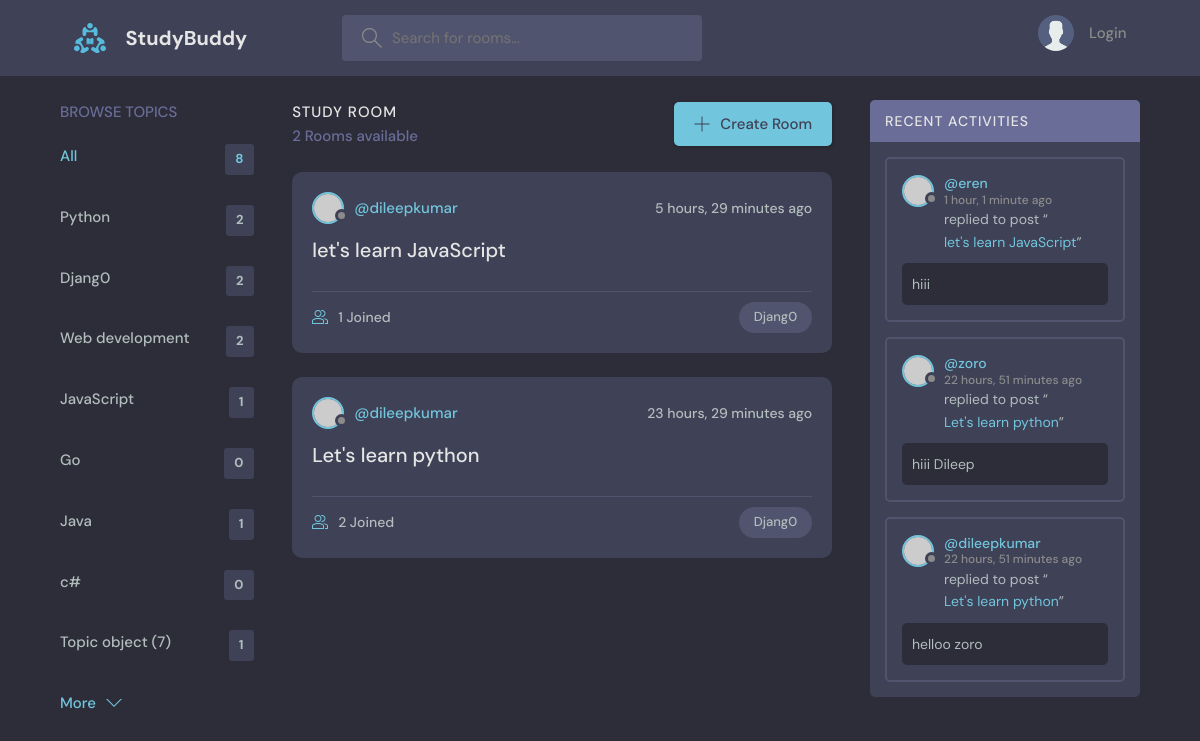
Page /?q=Djang0 on the committed database.
### base/models.py (models this page shows, shortened)
class Topic(models.Model):
    name=models.CharField(max_length=200)

class Room(models.Model):
    host=models.ForeignKey(User, on_delete=models.SET_NULL, null=True)
    topic=models.ForeignKey(Topic, on_delete=models.SET_NULL, null=True)
    name=models.CharField(max_length=200)
    description=models.TextField(null=True, blank=True)
    participants=models.ManyToManyField(User, related_name='participants' , blank=True)
    updated= models.DateTimeField(auto_now=True)
    created= models.DateTimeField(auto_now_add=True)
    class Meta:
        ordering= ['-updated','created']
    def __str__(self):
        return self.name

class Message(models.Model):
    user= models.ForeignKey(User, on_delete=models.CASCADE)
    Room=models.ForeignKey(Room, on_delete=models.CASCADE)
    body=models.TextField()
    updated= models.DateTimeField(auto_now=True)
    created= models.DateTimeField(auto_now_add=True)
    class Meta:
        ordering= ['-updated','created']

### base/views.py (the view)
# urls.py: path('', views.home ,name="base-home"),
def home(request):
    q=request.GET.get('q') if request.GET.get('q') !=None else  ''
    rooms=Room.objects.filter(
        Q(topic__name__icontains=q) |
        Q(name__contains=q)|
        Q(description__icontains=q)
        )
    topics=Topic.objects.all()
    rooms_count=rooms.count()
    room_messages=Message.objects.filter(Q(Room__topic__name__icontains=q))
    context={'rooms':rooms,'topics':topics,'rooms_count':rooms_count,'room_messages':room_messages}
    return render(request, 'base/home.html', context)

### base/templates/base/home.html (shortened to what this page needs)
{% extends 'main.html' %}
{% block content%}
    <main class="layout layout--3">
      <div class="container">
        {% include 'base/topics_component.html' %}
        <div class="roomList">
          <div class="roomList__header">
            <div>
              <h2>Study Room</h2>
              <p>{{rooms_count}} Rooms available</p>
            </div>
            <a class="btn btn--main" href="{% url 'create-room' %}">
              <svg version="1.1" xmlns="http://www.w3.org/2000/svg" width="32" height="32" viewBox="0 0 32 32">
                <title>add</title>
                <path
                  d="M16.943 0.943h-1.885v14.115h-14.115v1.885h14.115v14.115h1.885v-14.115h14.115v-1.885h-14.115v-14.115z"
                ></path>
              </svg>
              Create Room
            </a>
          </div>
          {%include 'base/feed_component.html' %}
        </div>
         {% include 'base/activity_component.html' %}
      </div>
    </main>
{%endblock %}

### base/templates/base/topics_component.html
<div class="topics">
    <div class="topics__header">
      <h2>Browse Topics</h2>
    </div>
    <ul class="topics__list">
      <li>
        <a href="{% url  'base-home' %}" class="active">All <span>{{topics.count}}</span></a>
      </li>
      {% for topic in topics %}
      <li>
        <a href="{% url 'base-home' %}?q={{topic.name}}">{{topic.name}}<span>{{topic.room_set.all.count}}</span></a>
      </li>
      {% endfor %}
    </ul>
    <a class="btn btn--link" href="topics.html">
      More
      <svg version="1.1" xmlns="http://www.w3.org/2000/svg" width="32" height="32" viewBox="0 0 32 32">
        <title>chevron-down</title>
        <path d="M16 21l-13-13h-3l16 16 16-16h-3l-13 13z"></path>
      </svg>
    </a>
  </div>

### base/templates/base/feed_component.html (shortened to what this page needs)
{% for room in rooms %}
<div class="roomListRoom">
    <div class="roomListRoom__header">
      <a href="{% url 'user-profile' room.host.id %}" class="roomListRoom__author">
        <div class="avatar avatar--small">
          <img src="https://randomuser.me/api/portraits/women/11.jpg" />
        </div>
        <span>@{{room.host.username}}</span>
      </a>
      <div class="roomListRoom__actions">
        <span>{{room.created|timesince}} ago</span>
      </div>
    </div>
    <div class="roomListRoom__content">
      <a href="{% url 'room' room.id %}">{{room.name}}</a>
    </div>
    <div class="roomListRoom__meta">
      <a href="{% url 'room' room.id %}" class="roomListRoom__joined">
        {{room.participants.all.count}} Joined
      </a>
      <p class="roomListRoom__topic">{{room.topic.name}}</p>
    </div>
  </div>
{% endfor %}

### base/templates/base/activity_component.html (shortened to what this page needs)
<div class="activities">
    <div class="activities__header">
      <h2>Recent Activities</h2>
    </div>
    {% for message in room_messages %}
    <div class="activities__box">
      <div class="activities__boxHeader roomListRoom__header">
        <a href="{% url 'user-profile' message.user.id %}" class="roomListRoom__author">
          <div class="avatar avatar--small">
            <img src="https://randomuser.me/api/portraits/women/11.jpg" />
          </div>
          <p>
            @{{message.user}}
            <span> {{message.created|timesince}} ago</span>
          </p>
        </a>
      </div>
      <div class="activities__boxContent">
        <p>replied to post “<a href="{% url 'room' message.Room.id %}">{{message.Room}}</a>”</p>
        <div class="activities__boxRoomContent">
            {{message.body}}
        </div>
      </div>
    </div>
    {%endfor%}
  </div>

### rows in the picture
Topic: name "Python", room_set.all.count "2"
Topic: name "Djang0", room_set.all.count "2"
Topic: name "Web development", room_set.all.count "2"
Topic: name "JavaScript", room_set.all.count "1"
Topic: name "Go", room_set.all.count "0"
Topic: name "Java", room_set.all.count "1"
Topic: name "c#", room_set.all.count "0"
Topic: name "Topic object (7)", room_set.all.count "1"
Room: host.username "dileepkumar", created "5 hours, 29 minutes", name "let's learn JavaScript", participants.all.count "1", topic.name "Djang0"
Room: host.username "dileepkumar", created "23 hours, 29 minutes", name "Let's learn python", participants.all.count "2", topic.name "Djang0"
Message: user "eren", created "1 hour, 1 minute", Room "let's learn JavaScript", body "hiii"
Message: user "zoro", created "22 hours, 51 minutes", Room "Let's learn python", body "hiii Dileep"
Message: user "dileepkumar", created "22 hours, 51 minutes", Room "Let's learn python", body "helloo zoro"

### other values in the picture
{{ topics.count }} "8"
{{ rooms_count }} "2"
